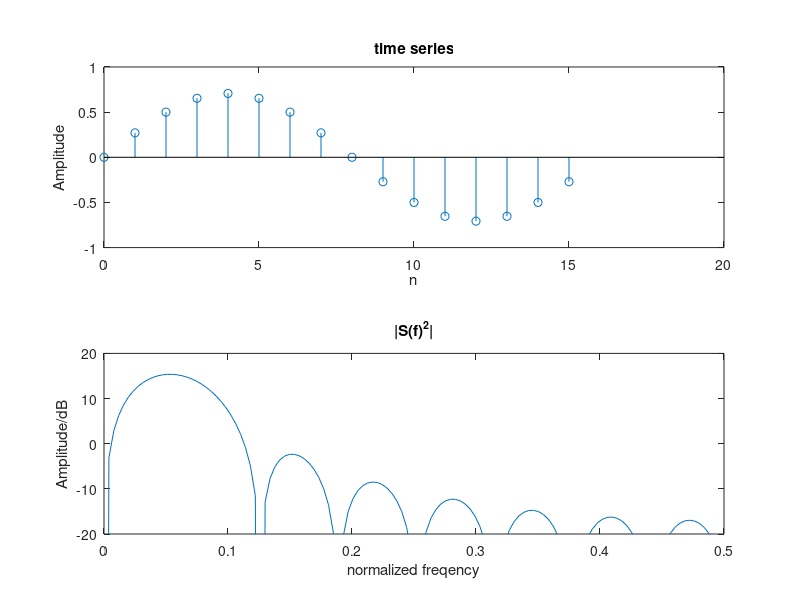
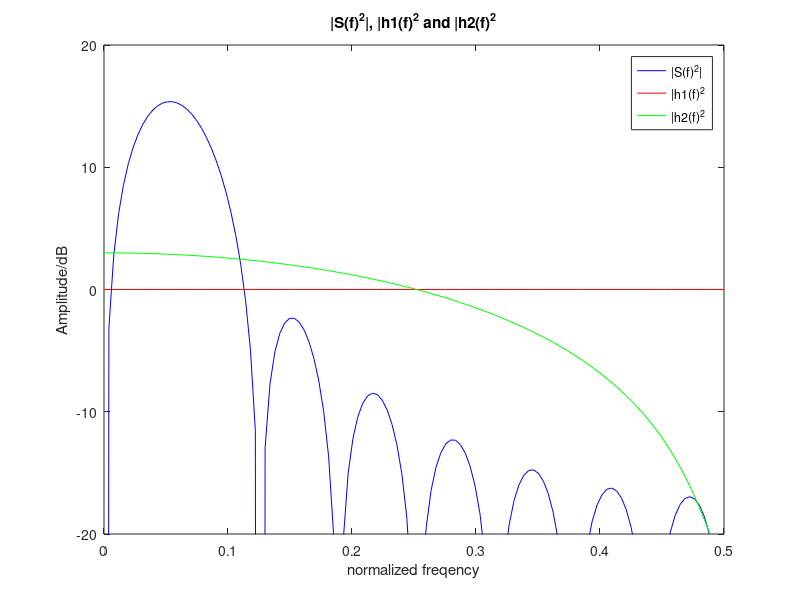

These figures' MATLAB source, in order: (Note: this script raises an error after producing the figures.)
clear;clc;
C=eye(16); 
for m=1:16 
    for n=1:16 
        if abs(m-n)==1  
            C(m,n)=0.9/1.81; 
            C(n,m)=0.9/1.81; 
        end 
    end 
end 
n = 0:15;
N= 256;
fc = 1/16;
fp = 3/(8*16);
d1=4; 
A = (1/2)^(1/2);
sn = A*sin(2*pi*fc*n);
% sn = A*sin(2*pi*(fc+fp*n/2).*n);
hn1 =1;
hn2 = (1/1.81)^(1/2)*[1, 0.9];
omega = 0:0.5/127:0.5;
%optimal 
% [V, D] = eig(inv(C));
% ei = V(:, 16) * 2;
% dmax = ei'/C*ei;
% sn = ei';  

sf = 10*log10((abs(fft(sn,N))).^2); 
hf1 = 10*log10((abs(fft(hn1, N))).^2); 
hf2 = 10*log10((abs(fft(hn2, N))).^2);
figure(1) 
subplot(211)
stem(n, sn)
title('time series')
xlabel('n')
ylabel('Amplitude')
subplot(212) 
plot(omega,sf(1:128));
title('|S(f)^2|')
xlabel('normalized freqency')
ylabel('Amplitude/dB')
axis([0 0.5 -20 20]) 
figure(2);
plot(omega,sf(1:128), 'b');
hold on
plot(omega,hf1(1:128), 'r')
hold on
plot(omega,hf2(1:128), 'g')
title('|S(f)^2|, |h1(f)^2 and |h2(f)^2');
xlabel('normalized freqency');
ylabel('Amplitude/dB')
legend('|S(f)^2|','|h1(f)^2','|h2(f)^2');
axis([0 0.5 -20 20]) 
% subplot(4,1,2) 
% plot(omega,sf(1:128));
% title('|S(f)^2|')
% xlabel('w/rad')
% ylabel('Amplitude/dB')
% axis([0 pi -30 30]) 
% subplot(4,1,3) 
% plot(omega,hf1(1:128))
% title('|h1(f)^2|')
% xlabel('w/rad')
% ylabel('Amplitude/dB')
% subplot(4,1,4) 
% plot(omega,hf2(1:128))
% title('|h2(f)^2|')
% xlabel('w/rad')
% ylabel('Amplitude/dB')
% axis([0 pi -10 5]) 


%1st

PF1=0:0.0001:0.5; 
a1=Qinv(PF1); 
PD1=Q(a1-d1^(1/2)); 

%2nd

d2=sn/C*sn'; 
PF2=0:0.0001:0.5; 
a2=Qinv(PF2); 
PD2=Q(a2-d2^(1/2)); 
 
% 3rd
ETH1=sn*sn'; 
varTH0=sn*C*sn'; 
d3=ETH1^2/varTH0; 
PF3=0:0.0001:0.95; 
a3=Qinv(PF3); 
PD3=Q(a3-d3^(1/2)); 

figure(3) 
probpaper(PF1,PD1, 'b') 
hold on 
probpaper(PF2,PD2, 'r') 
probpaper(PF3,PD3, 'y')
legend('Uncorrelated noise, matched filter', 'Correlated noise, general matched filter', 'Correlated noise, matched filter');

